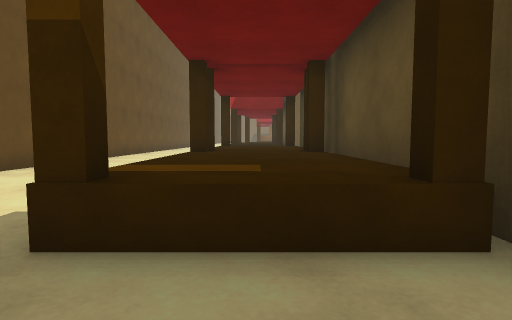
View 1 (above)

24 first-person views from a walk through a scene from a Unity 3-D project. The camera is 0.68 m above the floor, tilts 4° down and sees 80° across. The floor is counted in squares, 1 m on a side. Each view is taken from the middle of a square. On the plan, view 1 faces up. The plan holds only what a view shows up to about 10 squares ahead; the rest is blank. The place goes on beyond the plan. Surface patterns are stand-ins for the level's own textures.

View 2
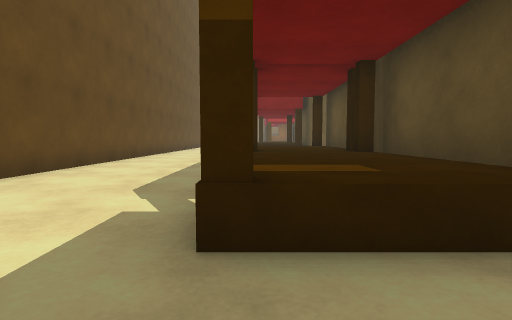

View 3
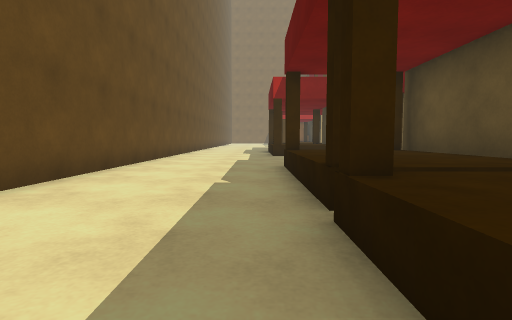

View 4
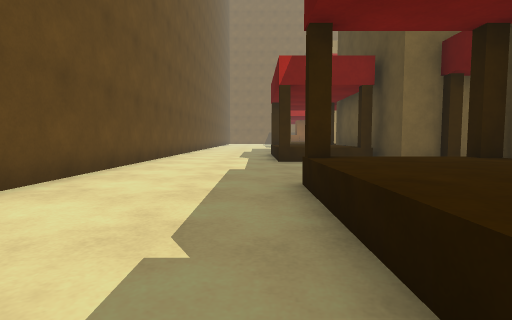

View 5
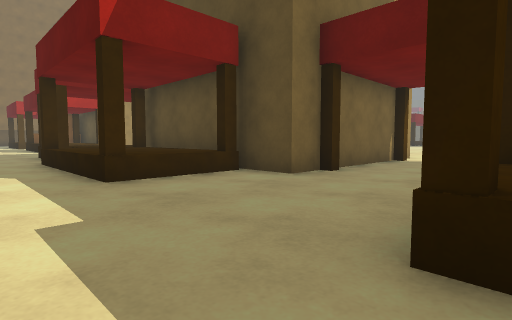

View 6
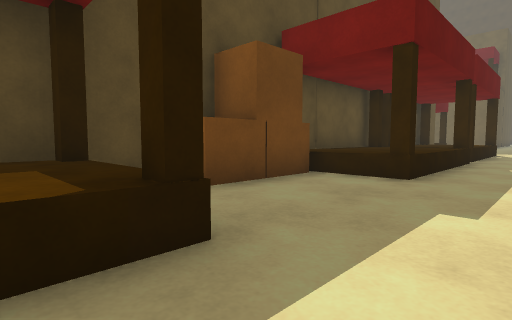

View 7
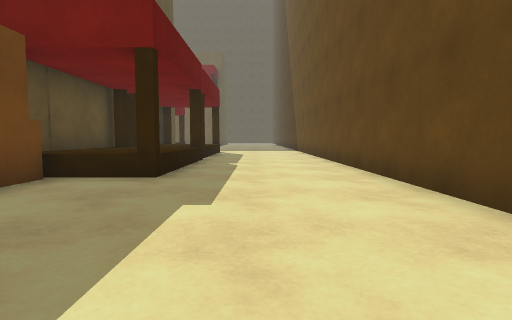

View 8
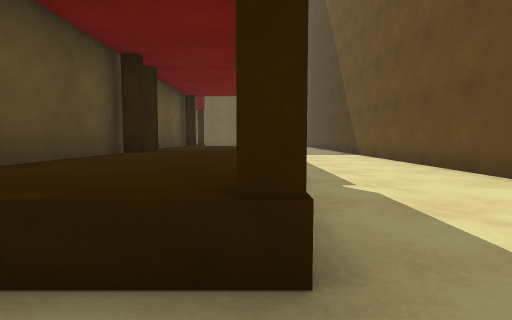

View 9
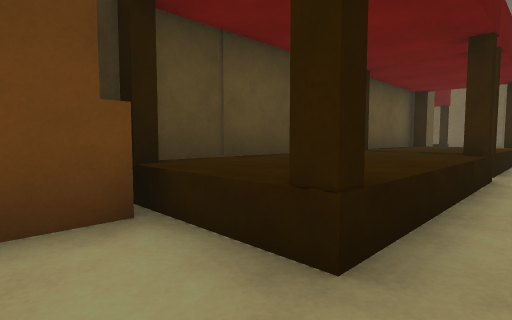

View 10
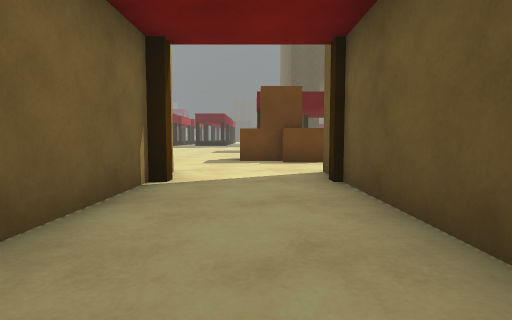

View 11
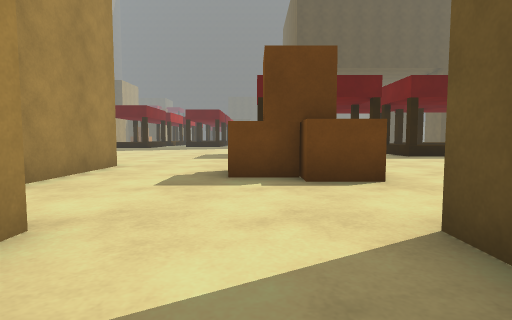

View 12
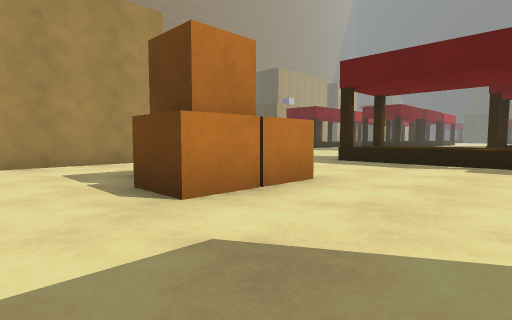

View 13
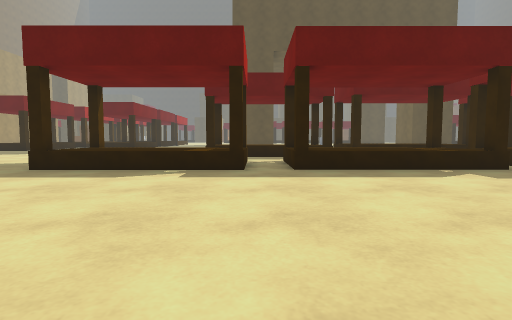

View 14
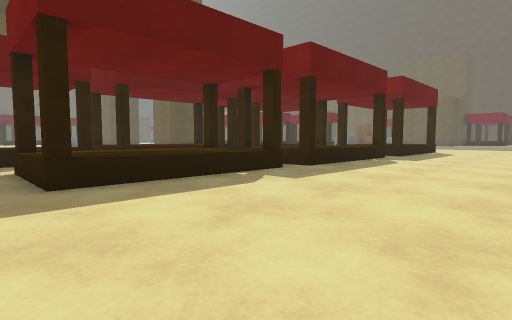

View 15
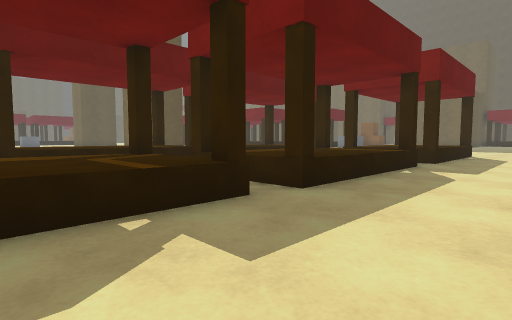

View 16
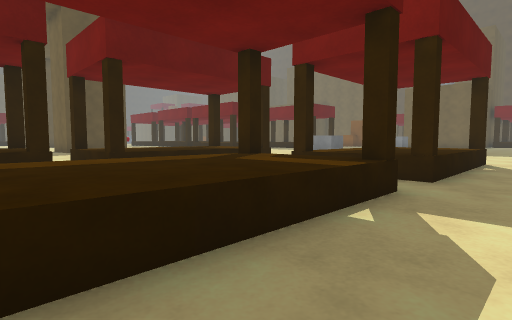

View 17
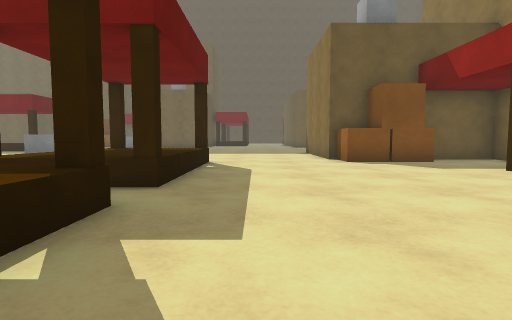

View 18
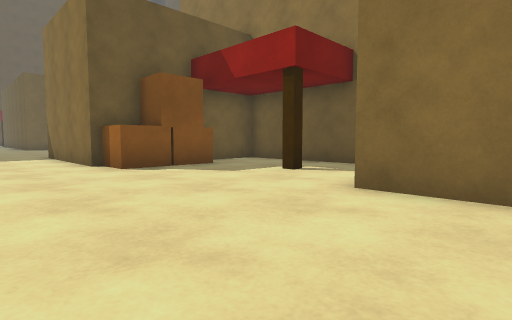

View 19
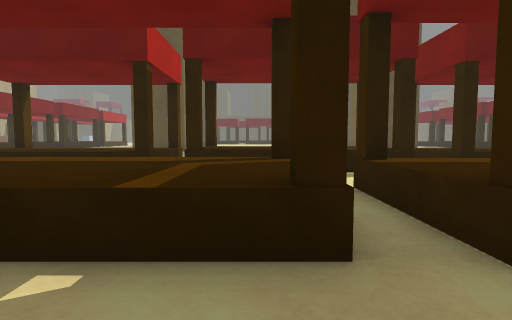

View 20
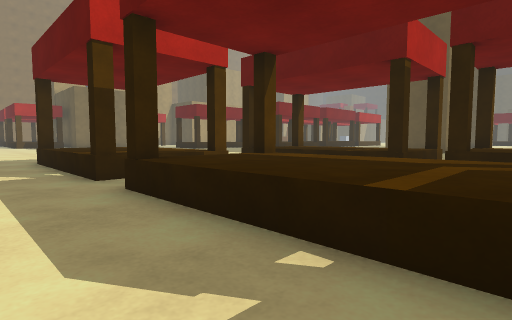

View 21
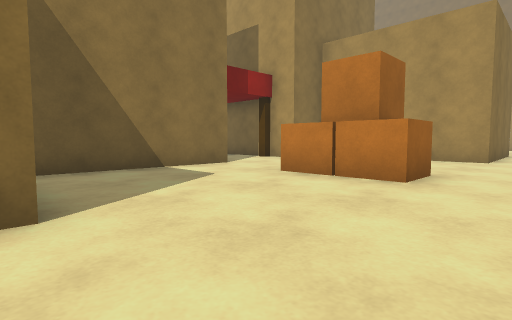

View 22
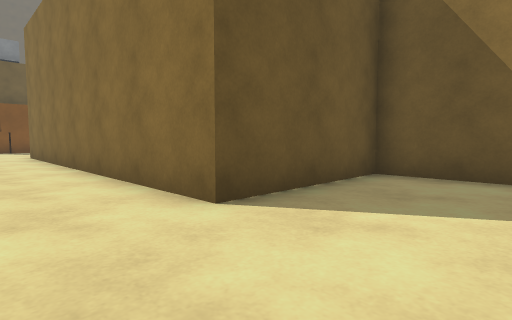

View 23
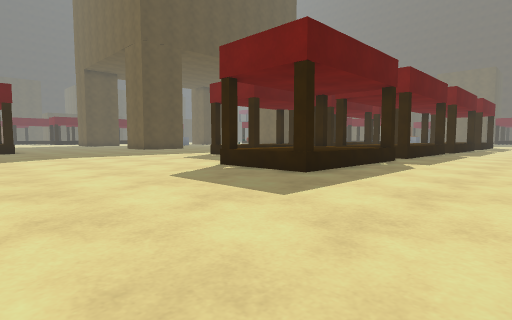

View 24
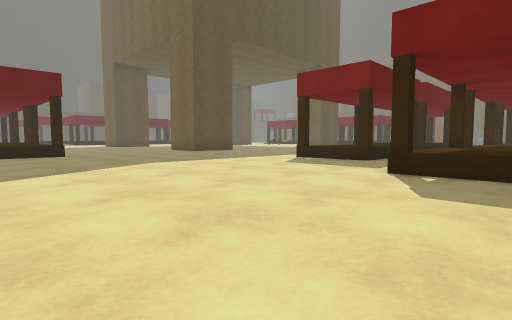

### Floor plan
Key: @ floor where view 1 was taken; # wall or solid block; . floor; S stall; H house.
Columns run from 6 left of view 1 to 29 right of it. Each row starts with its distance up from view 1.
 20     .SSSH
 19     .SSSH          H    ......
 18     .SSSH          H................
 17 #....SSSH       HHHH................
 16 #....SSSH      .....................
 15 #.......HHHHHHH....................
 14 #.................................
 13 #.................H.....SSS......
 12 #........H...H...HHH....SSS.....
 11 #....SSSH HHH H..HHH....SSS....
 10 #....SSSH     H.........SSS .SSS
  9 #....SSSH     H.........SSS SSSS
  8 #....SSSH     H.............SSSS
  7 #....SSSH     H.........SSS.SSSS
  6 #....SSS      HHHHH.....SSS SSSS
  5 #....SSSH         H.....SSS  SSS
  4  ....SSSH         H.....SSS SSSS
  3   ...SSSH         H.....SSS SSSS
  2   ...SSSH         H.........SSSS
  1  .......H         H.....SSS.SSSS
  0 #.....@HH         H.....SSS SSSS
 -1 #......HH         H.....SSS  SSS
 -2 #......SH         H.....SSS SSSS
 -3 #....SSSS         H.....SSS SSSS
 -4 #....SSSS         H.....SSS SSSS
 -5 #....SSSS       ........SSS SSS
 -6 #....SSSS     H.H.......SSS  S
 -7 #....SSSH     H.........SSS
 -8 #....SSS      H.........SSS
 -9 #....SSSS     H..HHH....SSS
-10 #... SSSS     HHHHHH....

Where each view was taken, in squares from view 1:
view 1: 0 up, 0 right, facing up
view 2: 0 up, 1 left, facing up
view 3: 4 up, 2 left, facing up
view 4: 7 up, 2 left, facing up
view 5: 11 up, 3 left, facing up-right
view 6: 3 up, 3 left, facing down-right
view 7: 3 up, 3 left, facing down
view 8: 1 down, 1 left, facing down
view 9: 1 down, 2 left, facing down-right
view 10: 13 up, 2 right, facing right
view 11: 13 up, 6 right, facing right
view 12: 8 up, 9 right, facing up-right
view 13: 8 up, 11 right, facing right
view 14: 8 up, 13 right, facing down-right
view 15: 5 up, 15 right, facing down-right
view 16: 1 up, 16 right, facing down-right
view 17: 0 up, 16 right, facing down
view 18: 2 down, 16 right, facing down-left
view 19: 3 up, 16 right, facing right
view 20: 3 up, 16 right, facing up-right
view 21: 6 up, 15 right, facing up-left
view 22: 9 up, 14 right, facing down-left
view 23: 18 up, 14 right, facing down-right
view 24: 19 up, 18 right, facing down-right
